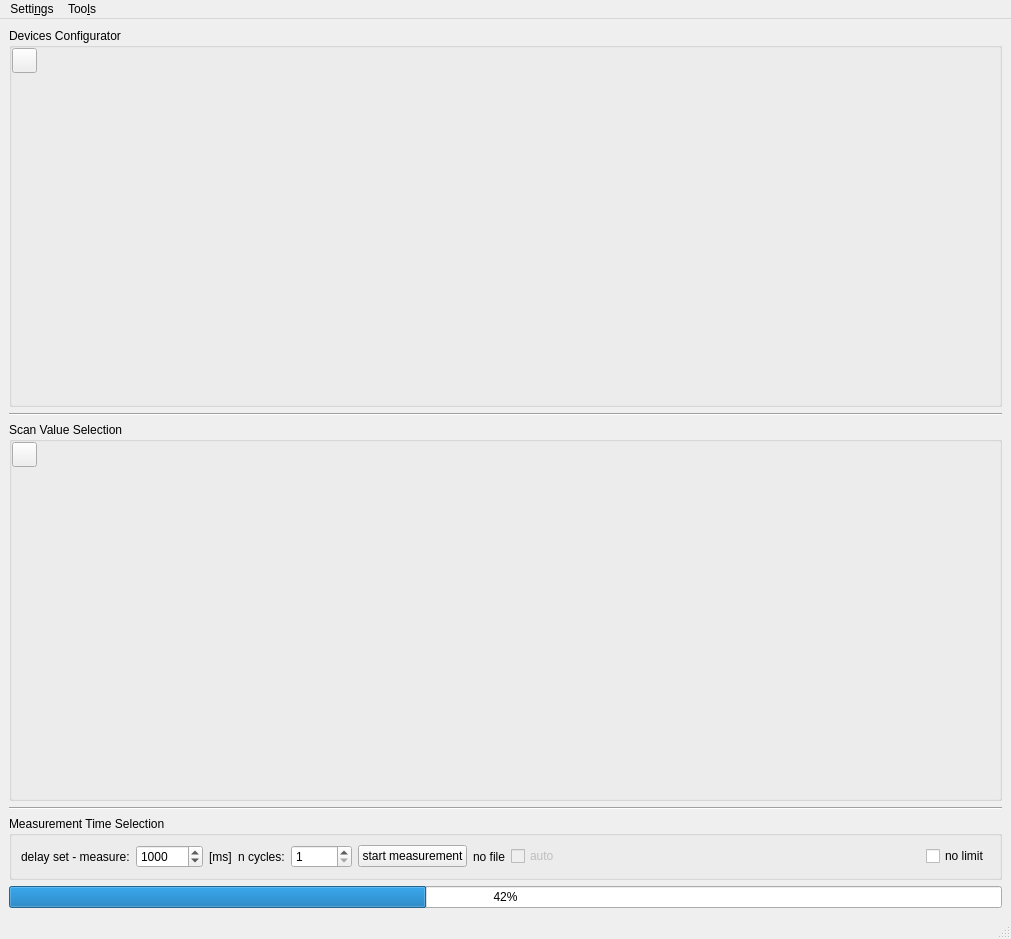
<?xml version="1.0" encoding="UTF-8"?>
<ui version="4.0">
 <class>MainWindow</class>
 <widget class="QMainWindow" name="MainWindow">
  <property name="geometry">
   <rect>
    <x>0</x>
    <y>0</y>
    <width>1011</width>
    <height>939</height>
   </rect>
  </property>
  <property name="windowTitle">
   <string>MainWindow</string>
  </property>
  <widget class="QWidget" name="centralwidget">
   <property name="sizePolicy">
    <sizepolicy hsizetype="Preferred" vsizetype="Minimum">
     <horstretch>0</horstretch>
     <verstretch>0</verstretch>
    </sizepolicy>
   </property>
   <property name="minimumSize">
    <size>
     <width>0</width>
     <height>600</height>
    </size>
   </property>
   <layout class="QVBoxLayout" name="verticalLayout">
    <item>
     <widget class="QGroupBox" name="devicesGroupBox">
      <property name="baseSize">
       <size>
        <width>0</width>
        <height>400</height>
       </size>
      </property>
      <property name="title">
       <string>Devices Configurator</string>
      </property>
      <layout class="QGridLayout" name="gridLayout_2">
       <property name="leftMargin">
        <number>0</number>
       </property>
       <property name="topMargin">
        <number>0</number>
       </property>
       <property name="rightMargin">
        <number>0</number>
       </property>
       <property name="bottomMargin">
        <number>0</number>
       </property>
       <item row="1" column="0">
        <layout class="QHBoxLayout" name="deviceConfigHorizontalLayout">
         <property name="sizeConstraint">
          <enum>QLayout::SetDefaultConstraint</enum>
         </property>
         <item>
          <layout class="QVBoxLayout" name="addButtonLayout_2">
           <item>
            <widget class="QPushButton" name="addDeviceButton">
             <property name="sizePolicy">
              <sizepolicy hsizetype="Fixed" vsizetype="Fixed">
               <horstretch>0</horstretch>
               <verstretch>0</verstretch>
              </sizepolicy>
             </property>
             <property name="minimumSize">
              <size>
               <width>25</width>
               <height>25</height>
              </size>
             </property>
             <property name="maximumSize">
              <size>
               <width>25</width>
               <height>25</height>
              </size>
             </property>
             <property name="baseSize">
              <size>
               <width>25</width>
               <height>25</height>
              </size>
             </property>
             <property name="text">
              <string/>
             </property>
            </widget>
           </item>
           <item>
            <spacer name="verticalSpacer_2">
             <property name="orientation">
              <enum>Qt::Vertical</enum>
             </property>
             <property name="sizeHint" stdset="0">
              <size>
               <width>20</width>
               <height>400</height>
              </size>
             </property>
            </spacer>
           </item>
          </layout>
         </item>
         <item>
          <spacer name="horizontalSpacer_2">
           <property name="orientation">
            <enum>Qt::Horizontal</enum>
           </property>
           <property name="sizeHint" stdset="0">
            <size>
             <width>669</width>
             <height>20</height>
            </size>
           </property>
          </spacer>
         </item>
        </layout>
       </item>
      </layout>
     </widget>
    </item>
    <item>
     <widget class="Line" name="line">
      <property name="orientation">
       <enum>Qt::Horizontal</enum>
      </property>
     </widget>
    </item>
    <item>
     <widget class="QGroupBox" name="scanValueGroupBox">
      <property name="baseSize">
       <size>
        <width>0</width>
        <height>400</height>
       </size>
      </property>
      <property name="title">
       <string>Scan Value Selection</string>
      </property>
      <layout class="QGridLayout" name="gridLayout">
       <property name="leftMargin">
        <number>0</number>
       </property>
       <property name="topMargin">
        <number>0</number>
       </property>
       <property name="rightMargin">
        <number>0</number>
       </property>
       <property name="bottomMargin">
        <number>0</number>
       </property>
       <item row="0" column="0">
        <layout class="QHBoxLayout" name="scanValuesHorizontalLayout">
         <property name="sizeConstraint">
          <enum>QLayout::SetDefaultConstraint</enum>
         </property>
         <item>
          <layout class="QVBoxLayout" name="addButtonLayout">
           <item>
            <widget class="QPushButton" name="addAdjustValueButton">
             <property name="sizePolicy">
              <sizepolicy hsizetype="Fixed" vsizetype="Fixed">
               <horstretch>0</horstretch>
               <verstretch>0</verstretch>
              </sizepolicy>
             </property>
             <property name="minimumSize">
              <size>
               <width>25</width>
               <height>25</height>
              </size>
             </property>
             <property name="maximumSize">
              <size>
               <width>25</width>
               <height>25</height>
              </size>
             </property>
             <property name="baseSize">
              <size>
               <width>25</width>
               <height>25</height>
              </size>
             </property>
             <property name="text">
              <string/>
             </property>
            </widget>
           </item>
           <item>
            <spacer name="verticalSpacer">
             <property name="orientation">
              <enum>Qt::Vertical</enum>
             </property>
             <property name="sizeHint" stdset="0">
              <size>
               <width>20</width>
               <height>400</height>
              </size>
             </property>
            </spacer>
           </item>
          </layout>
         </item>
         <item>
          <spacer name="horizontalSpacer">
           <property name="orientation">
            <enum>Qt::Horizontal</enum>
           </property>
           <property name="sizeHint" stdset="0">
            <size>
             <width>669</width>
             <height>20</height>
            </size>
           </property>
          </spacer>
         </item>
        </layout>
       </item>
      </layout>
     </widget>
    </item>
    <item>
     <widget class="Line" name="line_2">
      <property name="orientation">
       <enum>Qt::Horizontal</enum>
      </property>
     </widget>
    </item>
    <item>
     <widget class="QGroupBox" name="timeSelectionGroupBox">
      <property name="title">
       <string>Measurement Time Selection</string>
      </property>
      <layout class="QHBoxLayout" name="horizontalLayout">
       <item>
        <widget class="QLabel" name="intervalLabel">
         <property name="text">
          <string>delay set - measure:</string>
         </property>
        </widget>
       </item>
       <item>
        <widget class="QSpinBox" name="intervalspinbox">
         <property name="minimum">
          <number>1</number>
         </property>
         <property name="maximum">
          <number>10000000</number>
         </property>
         <property name="singleStep">
          <number>500</number>
         </property>
         <property name="value">
          <number>1000</number>
         </property>
        </widget>
       </item>
       <item>
        <widget class="QLabel" name="label">
         <property name="text">
          <string>[ms]</string>
         </property>
        </widget>
       </item>
       <item>
        <spacer name="horizontalSpacer_4">
         <property name="orientation">
          <enum>Qt::Horizontal</enum>
         </property>
         <property name="sizeHint" stdset="0">
          <size>
           <width>40</width>
           <height>20</height>
          </size>
         </property>
        </spacer>
       </item>
       <item>
        <widget class="QLabel" name="label_2">
         <property name="text">
          <string>n cycles:</string>
         </property>
        </widget>
       </item>
       <item>
        <widget class="QSpinBox" name="cyclesspinbox">
         <property name="minimum">
          <number>1</number>
         </property>
         <property name="maximum">
          <number>99999</number>
         </property>
        </widget>
       </item>
       <item>
        <widget class="QPushButton" name="startMeasurementButton">
         <property name="text">
          <string>start measurement</string>
         </property>
        </widget>
       </item>
       <item>
        <widget class="QLabel" name="fileStatusLabel">
         <property name="text">
          <string>no file</string>
         </property>
        </widget>
       </item>
       <item>
        <widget class="QCheckBox" name="autoFileCheckbox">
         <property name="enabled">
          <bool>false</bool>
         </property>
         <property name="text">
          <string>auto</string>
         </property>
         <property name="checkable">
          <bool>false</bool>
         </property>
         <property name="checked">
          <bool>false</bool>
         </property>
        </widget>
       </item>
       <item>
        <spacer name="horizontalSpacer_3">
         <property name="orientation">
          <enum>Qt::Horizontal</enum>
         </property>
         <property name="sizeHint" stdset="0">
          <size>
           <width>408</width>
           <height>20</height>
          </size>
         </property>
        </spacer>
       </item>
       <item>
        <widget class="QCheckBox" name="noLimitCheck">
         <property name="text">
          <string>no limit</string>
         </property>
        </widget>
       </item>
      </layout>
     </widget>
    </item>
    <item>
     <widget class="QProgressBar" name="progressBar">
      <property name="value">
       <number>42</number>
      </property>
     </widget>
    </item>
   </layout>
  </widget>
  <widget class="QMenuBar" name="menubar">
   <property name="geometry">
    <rect>
     <x>0</x>
     <y>0</y>
     <width>1011</width>
     <height>22</height>
    </rect>
   </property>
   <widget class="QMenu" name="menuSettings">
    <property name="title">
     <string>Setti&amp;ngs</string>
    </property>
    <addaction name="actionopen_settings"/>
    <addaction name="actionselect_output_file"/>
   </widget>
   <widget class="QMenu" name="menuTools">
    <property name="title">
     <string>Too&amp;ls</string>
    </property>
    <addaction name="actionSerial_Console"/>
   </widget>
   <addaction name="menuSettings"/>
   <addaction name="menuTools"/>
  </widget>
  <widget class="QStatusBar" name="statusbar"/>
  <action name="actionSerial_Console">
   <property name="text">
    <string>&amp;Serial Console</string>
   </property>
  </action>
  <action name="actionopen_settings">
   <property name="text">
    <string>&amp;open settings</string>
   </property>
  </action>
  <action name="actionselect_output_file">
   <property name="text">
    <string>&amp;select output file</string>
   </property>
  </action>
 </widget>
 <resources/>
 <connections/>
</ui>
